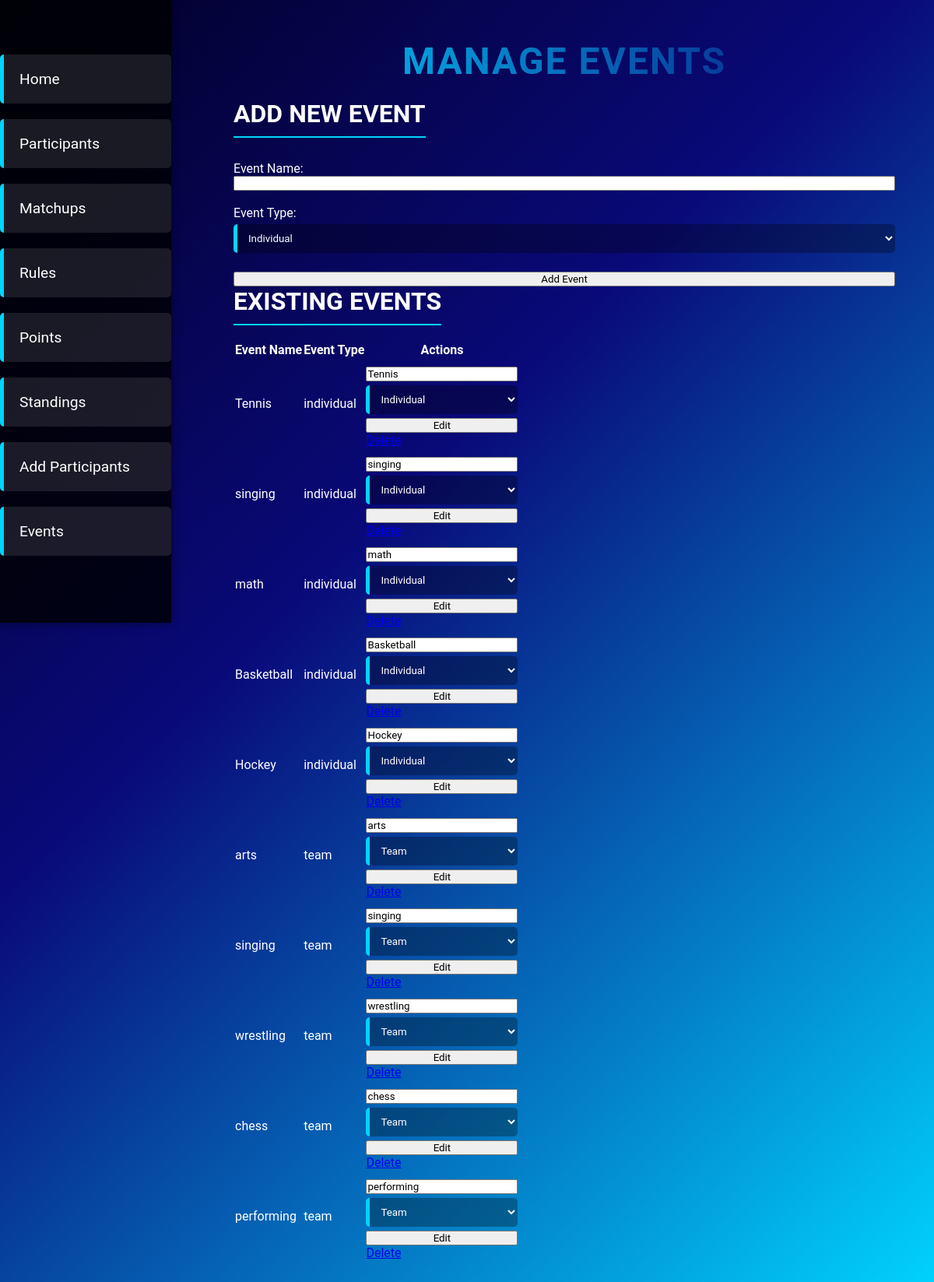
Screenshot of /manage_events.php with the database file from the repository.
### tables this page shows
CREATE TABLE `events` (
  `id` int(11) NOT NULL,
  `event_name` varchar(255) NOT NULL,
  `event_type` enum('individual','team') NOT NULL
);

### manage_events.php (the view, shortened to what this page needs)
<?php
include('db_connection.php');
$events = [];
$result = $conn->query("SELECT * FROM events");
if ($result->num_rows > 0) {
    $events = $result->fetch_all(MYSQLI_ASSOC);
}
?>
<!DOCTYPE html>
<html lang="en">
<head>
    <link rel="stylesheet" href="style/styles_matchups.css">
</head>
<body>
    <div class="sidebar">
        <ul>
            <li><a href="index.php">Home</a></li>
            <li><a href="participants.php">Participants</a></li>
            <li><a href="matchups.php">Matchups</a></li>
            <li><a href="rules.php">Rules</a></li>
            <li><a href="points.php">Points</a></li>
            <li><a href="standings.php">Standings</a></li>
            <li><a href="add_participant.php">Add Participants</a></li>
            <li><a href="manage_events.php">Events</a></li>
        </ul>
    </div>
    <div class="content">
        <h1>Manage Events</h1>
        <h2>Add New Event</h2>
        <form method="POST" action="">
            <label for="event_name">Event Name:</label>
            <input type="text" name="event_name" required><br>
            <label for="event_type">Event Type:</label>
            <select name="event_type" required>
                <option value="individual">Individual</option>
            </select><br>
            <input type="submit" name="add_event" value="Add Event">
        </form>
        <h2>Existing Events</h2>
        <table>
            <tr>
                <th>Event Name</th>
                <th>Event Type</th>
                <th>Actions</th>
            </tr>
            <?php foreach ($events as $event): ?>
                <tr>
                    <td><?php echo htmlspecialchars($event['event_name']); ?></td>
                    <td><?php echo htmlspecialchars($event['event_type']); ?></td>
                    <td>
                        <form method="POST" action="manage_events.php">
                            <input type="text" name="event_name" value="<?php echo htmlspecialchars($event['event_name']); ?>" required>
                            <select name="event_type" required>
                                <option value="individual" <?php echo $event['event_type'] == 'individual' ? 'selected' : ''; ?>>Individual</option>
                                <option value="team" <?php echo $event['event_type'] == 'team' ? 'selected' : ''; ?>>Team</option>
                            </select>
                            <input type="submit" name="edit_event" value="Edit">
                        </form>
                        <a href="?delete=<?php echo $event['id']; ?>" onclick="return confirm('Are you sure you want to delete this event?');">Delete</a>
                    </td>
                </tr>
            <?php endforeach; ?>
        </table>
    </div>
</body>
</html>

### style/styles_matchups.css (style rules this page uses)
* { margin: 0; padding: 0; box-sizing: border-box; font-family: 'Roboto', sans-serif; }
body { background: linear-gradient(135deg, #020024 0%, #090979 40%, #00d4ff 100%); color: #fff; overflow-x: hidden; }
h1, h2 { text-transform: uppercase; text-align: center; margin-bottom: 20px; }
.sidebar { width: 220px; height: 100vh; background: rgba(0, 0, 0, 0.8); position: fixed; top: 0; left: 0; padding-top: 50px; box-shadow: 0px 0px 10px rgba(0, 0, 0, 0.5); }
.sidebar ul { list-style: none; }
.sidebar ul li { margin-bottom: 20px; }
.sidebar ul li a { color: #fff; text-decoration: none; font-size: 1.2rem; padding: 10px; display: block; border-radius: 5px; transition: all 0.3s ease; }
.content { margin-left: 250px; padding: 50px; animation: fadeIn 1s ease-in-out; }
form { display: flex; flex-direction: column; margin-top: 10px; }
form input[type="number"], form select { margin: 5px 0; padding: 10px; background: rgba(0, 0, 0, 0.3); border: none; border-left: 5px solid #00d4ff; color: #fff; border-radius: 5px; }
h1 { font-size: 3rem; background: linear-gradient(90deg, #00d4ff, #090979); background-clip: text; -webkit-background-clip: text; color: transparent; letter-spacing: 2px; }
h2 { font-size: 2rem; color: #fff; border-bottom: 2px solid #00d4ff; display: inline-block; padding-bottom: 10px; margin-bottom: 20px; }
ul { list-style: none; margin: 20px 0; padding: 0; }
ul li { font-size: 1.5rem; padding: 10px; background: rgba(255, 255, 255, 0.1); border-left: 5px solid #00d4ff; margin-bottom: 10px; border-radius: 5px; transition: all 0.3s ease; }
h1 { animation: pulseGlow 2s infinite alternate; }

### rows the page displays
events: event_name "Tennis", event_type "individual", event_type "Individual"
events: event_name "singing", event_type "individual", event_type "Individual"
events: event_name "math", event_type "individual", event_type "Individual"
events: event_name "Basketball", event_type "individual", event_type "Individual"
events: event_name "Hockey", event_type "individual", event_type "Individual"
events: event_name "arts", event_type "team", event_type "Team"
events: event_name "singing", event_type "team", event_type "Team"
events: event_name "wrestling", event_type "team", event_type "Team"
events: event_name "chess", event_type "team", event_type "Team"
events: event_name "performing", event_type "team", event_type "Team"
